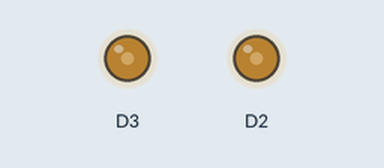
A sketch run on a simulated ESP8266 (NodeMCU). On the bench: output pins drawn as LEDs (lit = HIGH).

Above: at 0.1 s.
Timing chart, 0 to 1.6 s (numbered marks = the images above):
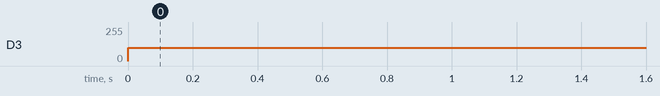

The sketch:

20260310_PW3_OutputTest_v0.4.ino
```cpp
void setup() {
 pinMode(D2, OUTPUT);
 pinMode(D3, OUTPUT);
 Serial.begin(9600);

}

void loop() {
  // put your main code here, to run repeatedly:
  analogWrite(D2, 100); //forward slow
  analogWrite(D3, 100);
 // analogWrite(D2, 150); //right turn
 // analogWrite(D3, 50);
 // delay(3000);
 // analogWrite(D3, 150); //left turn
 // analogWrite(D2, 50);
 // delay(3000);
 // analogWrite(D2, 0); //stop
 // analogWrite(D3, 0);

}
```

Measured:
- by itself, D3: 0/255 → 100/255 at 0.00 s
